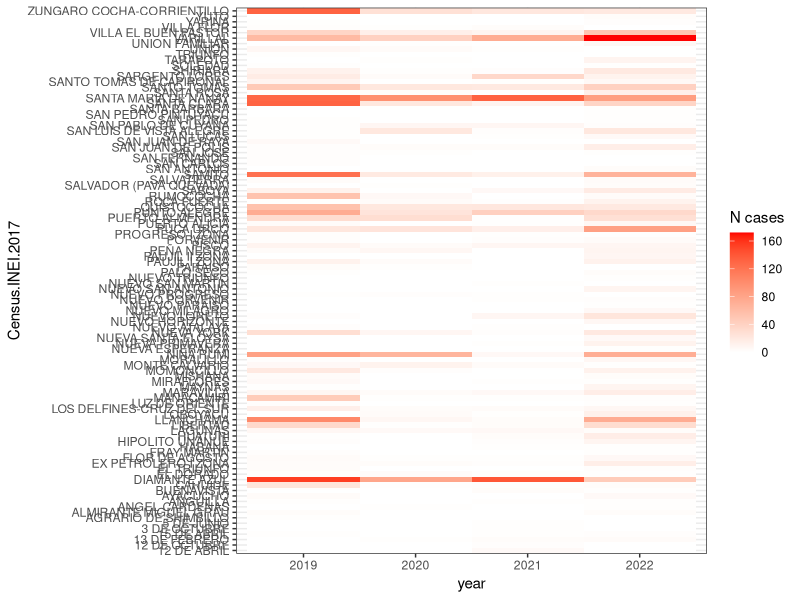

Generate this figure with R: (Note: this script raises an error after producing the figure.)

library(dplyr)
library(tidyr)
library(magrittr)

data = read.csv('Comunidades_FLAME_18enero2023.csv')


##Convert data to long format
data_l = data %>% pivot_longer(cols = all_of(names(data)[-1:-7]),
                               names_to = 'year',
                               values_to = 'n_cases')

library(stringr)

#Extract only desired values from parasite and week variables
data_l$week = str_extract(data_l$year, '[0-9]+$')

data_l$year = gsub('X|_','',str_extract(data_l$year, 'X[0-9]+_'))

names(data_l)
#Collapse data by province, district, locality, year, parasite species
report = data_l %>% group_by(Province,
                    district,
                    Census.INEI.2017, year) %>%
  summarize(n_cases = sum(n_cases, na.rm = TRUE))

library(ggplot2)


#Filter data for only district=Iquitos, parasite=P. vivax
#Plot p.vivax incidence in heat map by year and locality within district of Iquitos
report %>%
  ggplot(aes(x = year,
             y = Census.INEI.2017,
             fill = n_cases))+
  geom_tile()+
  scale_fill_gradient(low="white", high="red",
                      #breaks = 0:5,
                      #labels = 3^(0:5)-1
                      )+
  theme_bw()+
  labs(fill = 'N cases')


#Plot p.vivax incidence in heat map by year and locality within district of Iquitos, adjusted breaks and labels for incidence and figure legend
report %>% filter(DISTRITO == 'IQUITOS',
                  LOCALIDAD != '(en blanco)',
                  parasite == 'P. vivax') %>%
  ggplot(aes(x = year,
             y = LOCALIDAD,
             fill = log(n_cases*3 + 1, 3)))+
  geom_tile()+
  scale_fill_gradient(low="white", high="red",
                      breaks = log(c(1,5,10,40,160)*3+1,3),
                      labels = c(1,5,10,40,160))+
  theme_bw()+
  labs(fill = 'N cases')
  
